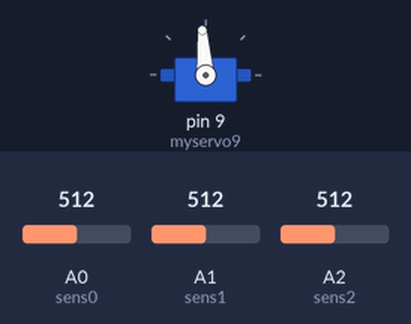
Bench run of a sketch on a simulated Arduino Uno, built with avr-gcc and run on an emulated ATmega328P. Parts: servo. The test bench sets the inputs (shaded band); at power-on: A1 (sens1) = 512, A0 (sens0) = 512, A2 (sens2) = 512.

Above: at 1.2 s.
1.3 s: A1 (sens1) set to 716
At 2.5 s:
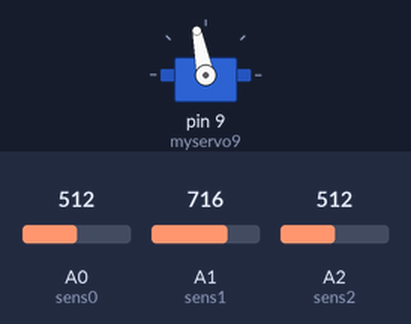
2.8 s: A0 (sens0) set to 122
At 3.8 s:
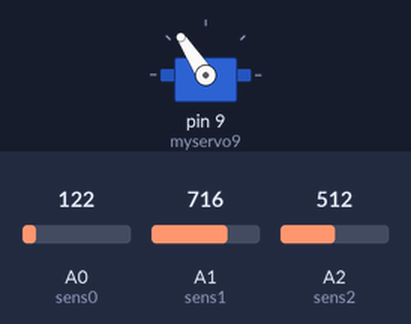
4.3 s: A2 (sens2) set to 0
At 5.1 s:
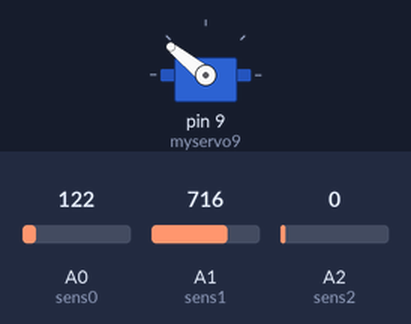
5.8 s: A2 (sens2) set to 511
At 6.3 s:
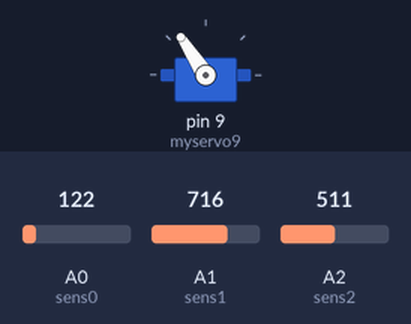
7.3 s: A0 (sens0) set to 511
At 8.1 s:
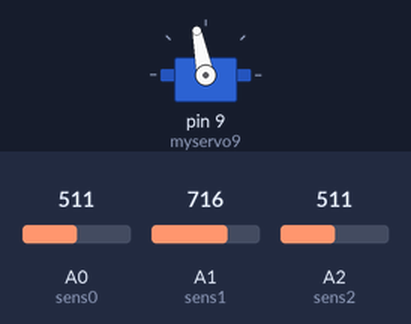
8.8 s: A2 (sens2) set to 1023
At 9.2 s:
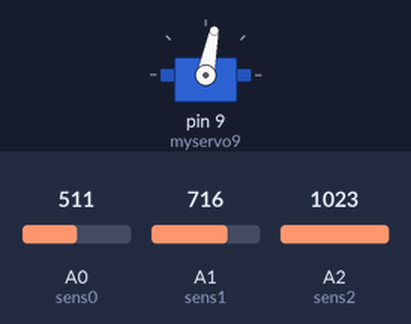
Timing chart, 0 to 11.3 s (numbered marks = the images above; inputs shaded):
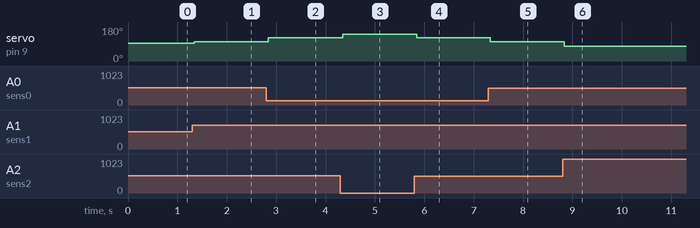

The sketch:

v18.2_delta_robot.ino
```cpp
double sens0 = A0;
double sens1 = A1;
double sens2 = A2;
const double pi = 3.1415926535897932384626433832795;
double map(double x, double in_min, double in_max, double out_min, double out_max){
  return (x - in_min) * (out_max - out_min) / (in_max - in_min) + out_min;
  }
double ConvertToRadians(double angle){
    return (pi / 180) * angle;
  }
#include <stdlib.h>
#include <Servo.h>
Servo myservo9;
#include <math.h>
double x,y,z,x2,y2,z2,a,b,value2,a2,h2,hoek2,hoekG2;
double p1=0.05;

const int c = 30,l = 20,h = 40,r = 0;

double f2(double x,double y,double z,double hoek2){
  x2 = l*sin(hoek2)*cos(ConvertToRadians(-30))+r*cos(ConvertToRadians(-30));
  y2 = l*sin(hoek2)*sin(ConvertToRadians(-30))+r*sin(ConvertToRadians(-30));
  z2 = l*cos(hoek2) + h;

  value2 = pow(c,2) - pow((x2-x),2) - pow((y2-y),2) - pow((z2-z),2);
  return value2;
  }

void setup() {
  Serial.begin(9600);
  myservo9.attach(9);
  pinMode(9,OUTPUT);
}

void loop() {
  x = analogRead(sens0);
  x = map(x,0,1023,-15,15);
  y = analogRead(sens1);
  y = map(y,0,1023,-15,15);
  z = analogRead(sens2);
  z = map(z, 0,1023,0,20);
  a = 0;
  b = pi;
  hoek2 = (a+b)/2;
  while ( abs(f2(x,y,z,hoek2)) > p1){
    hoek2=(a+b)/2;
    if (f2(x,y,z,hoek2)*f2(x,y,z,a)>0){
       a=hoek2;
    }
    if (f2(x,y,z,hoek2)*f2(x,y,z,b)>0){
        b=hoek2;
    }
}
hoekG2 = map(hoek2,0,pi,0,180);
hoekG2=hoekG2-15;
myservo9.write(hoekG2);
}
```

Measured:
- after the input at 1.3 s, servo on pin 9 (myservo9): 94° → 101° at once
- after the input at 2.8 s, servo on pin 9 (myservo9): 101° → 123° at once
- after the input at 4.3 s, servo on pin 9 (myservo9): 123° → 141° after 0.05 s
- after the input at 5.8 s, servo on pin 9 (myservo9): 141° → 123° after 0.05 s
- after the input at 7.3 s, servo on pin 9 (myservo9): 123° → 101° at once
- after the input at 8.8 s, servo on pin 9 (myservo9): 101° → 79° at once
